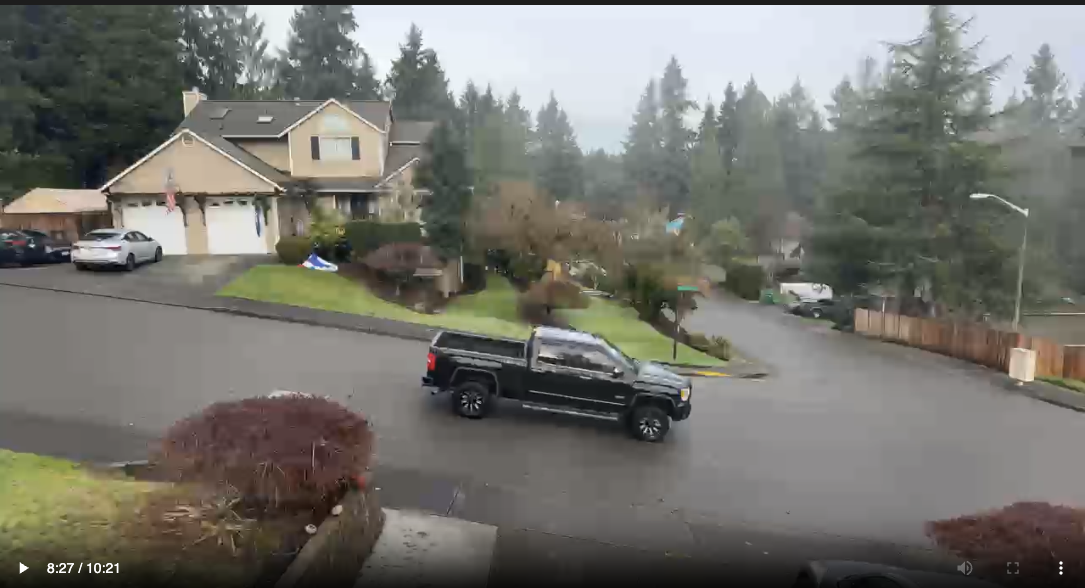
#> input picture sample_frame.png, 1085 x 588 px
$ python calibrate.py --image ../sample_frame.png
#> lines starting #> are read from the running program, lines starting #| are printed output that depends on the picture; after the words box and inside, x2 and y2 are one past the last pixel; in counts of white or black regions, pixels touching at a corner belong together
"""Calibration utility for setting up pixel-to-feet conversion.

This interactive tool helps users identify the pixel coordinates
corresponding to known real-world distances in their camera view.

Usage:
    python -m src.calibrate --image path/to/frame.png --distance 35

Click on two points that represent a known distance (e.g., curb to curb).
The tool will output the calibration parameters to use.
"""

import argparse
import sys
from pathlib import Path

import cv2
import numpy as np


class CalibrationTool:
    """Interactive tool for calibrating pixel-to-feet conversion."""

    def __init__(self, image_path: str, known_distance_feet: float):
        """Initialize calibration tool.

        Args:
            image_path: Path to reference frame image.
            known_distance_feet: Real-world distance between calibration points.
        """
        self.image_path = image_path
        self.known_distance = known_distance_feet
        self.points: list[tuple[int, int]] = []
        self.image = None
        self.display_image = None

    def load_image(self) -> bool:
        """Load the reference image.

        Returns:
            True if image loaded successfully.
        """
        self.image = cv2.imread(self.image_path)
#> self.image is the input picture: shape (588, 1085, 3); mean B, G, R 110, 116.3, 117
        if self.image is None:
            print(f"Error: Could not load image: {self.image_path}")
            return False

        print(f"Loaded image: {self.image.shape[1]}x{self.image.shape[0]}")
#| Loaded image: 1085x588
        return True

    # [43 lines left out: functions mouse_callback, update_display, not called in this run]

    def _draw_instructions(self) -> None:
        """Draw instruction text on image."""
        instructions = [
            "Click two points representing a known distance",
            f"Known distance: {self.known_distance} feet",
            f"Points selected: {len(self.points)}/2",
            "Press 'r' to reset, 'q' to quit",
        ]

        y_offset = 30
        for instruction in instructions:
            cv2.putText(
                self.display_image,
                instruction,
                (10, y_offset),
                cv2.FONT_HERSHEY_SIMPLEX,
                0.6,
                (255, 255, 255),
                2,
            )
            y_offset += 25
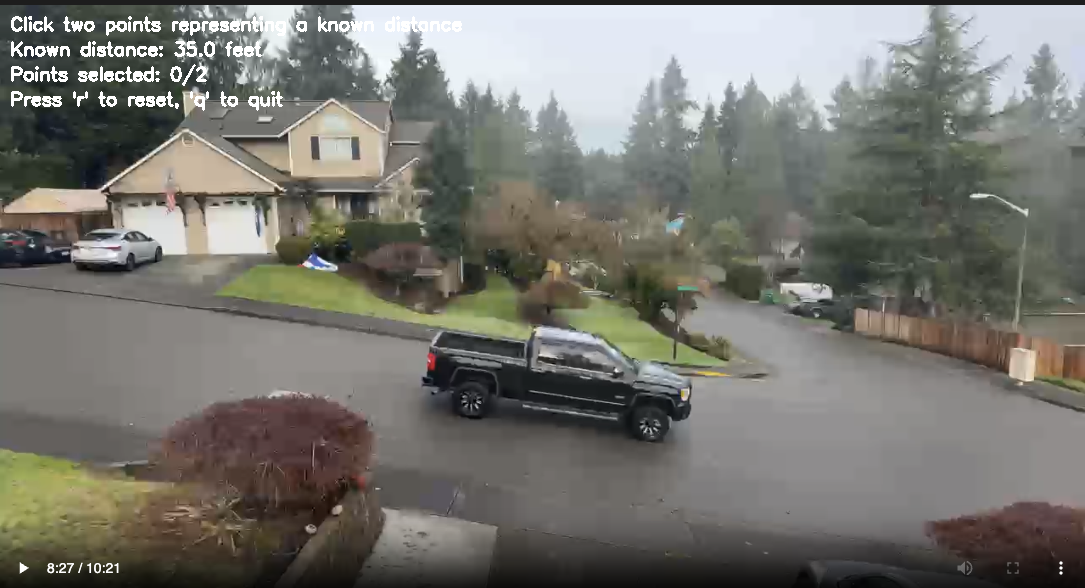
#> self.display_image: shape (588, 1085, 3); 1.17% of pixels changed, all inside (x1, y1, x2, y2) = (11, 16, 462, 111)
#> after the loop, y_offset = 130

    # [57 lines left out: function display_results, not called in this run]

    def run(self) -> None:
        """Run the interactive calibration tool."""
        if not self.load_image():
            return

        self.display_image = self.image.copy()
        self._draw_instructions()

        window_name = "Calibration Tool"
        cv2.namedWindow(window_name, cv2.WINDOW_NORMAL)
        cv2.setMouseCallback(window_name, self.mouse_callback)

        print("\nCalibration Tool")
        print("=" * 50)
        print("Click on two points that represent a known distance")
        print(f"(e.g., curb to curb = {self.known_distance} feet)")
        print("Press 'r' to reset points, 'q' to quit")
        print("=" * 50)

        while True:
            cv2.imshow(window_name, self.display_image)
            key = cv2.waitKey(1) & 0xFF
#> (key q is pressed here)

            if key == ord("q"):
                break
            elif key == ord("r"):
                self.points = []
                self.display_image = self.image.copy()
                self._draw_instructions()
                print("\nPoints reset. Click again to set new calibration points.")

        cv2.destroyAllWindows()


def main():
    """Main entry point for calibration tool."""
    parser = argparse.ArgumentParser(
        description="Interactive calibration tool for traffic monitoring",
        formatter_class=argparse.ArgumentDefaultsHelpFormatter,
    )
    parser.add_argument(
        "--image",
        type=str,
        required=True,
        help="Path to reference frame image",
    )
    parser.add_argument(
        "--distance",
        type=float,
        default=35.0,
        help="Known real-world distance in feet",
    )

    args = parser.parse_args()

    if not Path(args.image).exists():
        print(f"Error: Image not found: {args.image}")
        sys.exit(1)

    tool = CalibrationTool(args.image, args.distance)
    tool.run()


if __name__ == "__main__":
    main()
